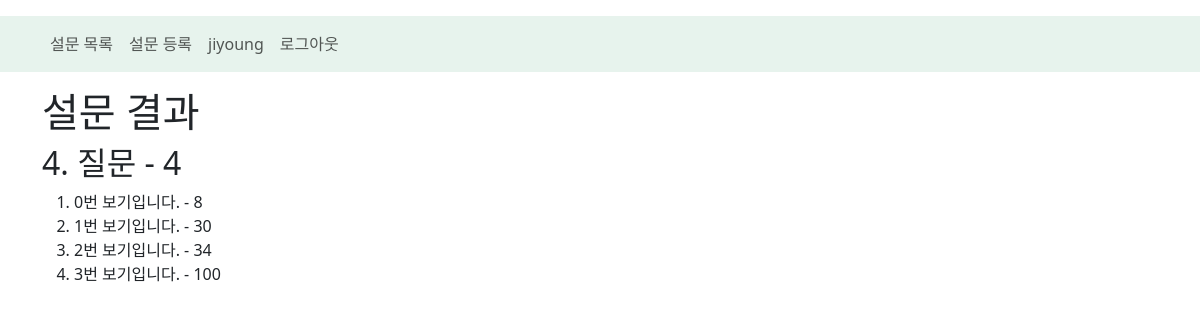
Screenshot of /polls/vote_result/4 (signed in) with the database file from the repository.
### account/models.py (models this page shows, shortened)
class CustomUser(AbstractUser):  # 기존 사용자 모델을 상속받아 새로운 필드들을 추가
    name = models.CharField(
        max_length=100,
        verbose_name="이름",      # Form 관련 설정. ModelForm을 만들 경우 form field 설정을 model field에 한다.
    )
    email = models.EmailField(   # DB-varchar type, python-Email 유효성 검사를 한다.
        max_length=100,
        verbose_name="Email"
    )
    birthday = models.DateField(  # DB: date type, python: datetime.date
        verbose_name="생일",
        null=True, # Nullable 컬럼
        blank=True,  # form관련 설정. 빈 문자열 (값)을 받을 수 있다.
    )
    profile_img = models.ImageField(
        verbose_name="프로필 사진",
        null=True,  # DB: NULL 허용 컬럼
        blank=True,  # Form: required=False
        upload_to="images/profile/%Y/%m/%d"
    )

### polls/models.py (models this page shows, shortened)
class Question(models.Model):
    question_text =  models.CharField(max_length=200)  # CharField() -> 문자열 타입 (varchar)
    pub_date = models.DateTimeField(auto_now_add=True)  # Datetime Field: 일시 타입 (datetime, datetime.datetime)

class Choice(models.Model):
    choice_text = models.CharField(max_length=200)
    votes = models.IntegerField(default=0)  # 정수 타입 (python도 int, DB도 int)
    question = models.ForeignKey(
        Question,  # 참조할 model class
        on_delete=models.CASCADE  # 참조값이 삭제된 경우 어떻게 할지 -> cascade: 삭제
    )  # FK -> Question의 ID를 참조

### polls/views.py (the view)
# urls.py: path("vote_result/<int:question_id>", views.vote_result, name="vote_result"),
def vote_result(request, question_id):
    question = Question.objects.get(pk=question_id)
    return render(
        request, "polls/vote_result.html", {"question":question}
    )

### polls/templates/polls/vote_result.html (shortened to what this page needs)
{% extends "layout/main_layout.html" %}
{% block contents %}
<h1>설문 결과</h1>
    <h2>{{question.pk}}. {{question.question_text}}</h2>
    <ol>
        {% for choice in question.choice_set.all %}
            <li>{{choice.choice_text}} - {{choice.votes}}</li>
        {% endfor %}
    </ol>
{% endblock contents %}

### templates/layout/main_layout.html (shortened to what this page needs)
 <!DOCTYPE html>
 <html lang="en">
 <head>
    <link href="https://cdn.jsdelivr.net/npm/bootstrap@5.3.8/dist/css/bootstrap.min.css" rel="stylesheet">
 </head>
 <body>
<nav class="navbar navbar-expand-sm bg-success bg-opacity-10 mt-3">
    <div class="container">
        <div class="navbar-nav">
            <a href="{% url 'polls:list' %}" class="nav-link">설문 목록</a>
            {% if user.is_authenticated %}
                <a href="{% url 'polls:vote_create' %}" class="nav-link">설문 등록</a>
                <a href="{% url 'account:detail' %}" class="nav-link">{{user.username}}</a>
                <a href="{% url 'account:logout' %}" class="nav-link">로그아웃</a>
            {% endif %}
        </div>
    </div>
</nav>
<div class="container mt-3">
{% block contents %}{% endblock contents %}
</div>
 </body>
 </html>

### rows the page displays
CustomUser: username "jiyoung"
Question: pk "4", question_text "질문 - 4"
Choice: choice_text "0번 보기입니다.", votes "8"
Choice: choice_text "1번 보기입니다.", votes "30"
Choice: choice_text "2번 보기입니다.", votes "34"
Choice: choice_text "3번 보기입니다.", votes "100"
